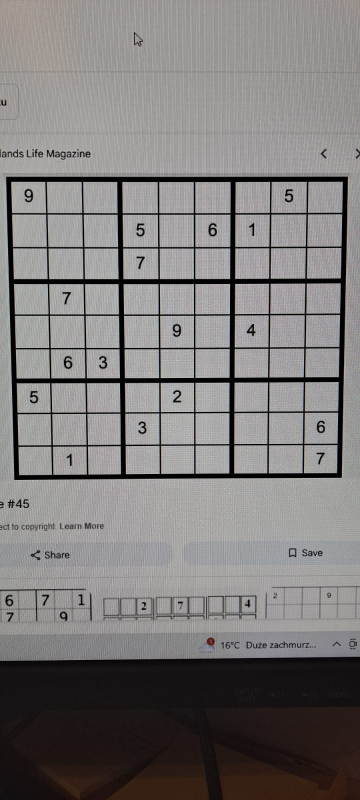
#> input picture dev_tools/data_utils/sudoku_digit_image_extractor/sudoku_images/sudoku_3.jpg, 720 x 1600 px, found by its file name (shown at 1/2 size); its folder holds only this picture in this run
$ python sudoku_digit_image_extractor.py
#> lines starting #> are read from the running program, lines starting #| are printed output that depends on the picture; after the words box and inside, x2 and y2 are one past the last pixel; in counts of white or black regions, pixels touching at a corner belong together
#> in process_images, original_image is the input picture: shape (1600, 720, 3); mean B, G, R 123.4, 124, 127.1
### modules/sudoku_image/step_1_image_preprocessor.py
# modules/sudoku_image/step_1_image_preprocessor.py
import cv2
import imutils
import numpy as np
from typing import Optional
from modules.debug import ImageCollector


class ImagePreprocessor:
    """
    Preprocesses a Sudoku image for board detection and digit extraction.

    Steps:
    - Resize the image for consistent processing
    - Convert to grayscale
    - Apply Gaussian blur
    - Apply adaptive thresholding

    Attributes:
        original_image (np.ndarray): Resized original image (BGR).
        gray (Optional[np.ndarray]): Grayscale version of the image.
        thresholded (Optional[np.ndarray]): Thresholded (binary) version of the image.
        image_collector (ImageCollector): ImageCollector instance for storing images.
    """

    def __init__(self, image: np.ndarray, image_collector: ImageCollector):
        """
        Initialize with a BGR image and image collector (must always be provided).

        Args:
            image (np.ndarray): The input BGR image.
            image_collector (ImageCollector): ImageCollector object (used for storing images).
        """
        self.image_collector: ImageCollector = image_collector
        self.original_image: np.ndarray = imutils.resize(image, width=600)
        self.gray: Optional[np.ndarray] = None
        self.thresholded: Optional[np.ndarray] = None

        self.image_collector.add_image("Original_Image", self.original_image)

    def preprocess(self) -> np.ndarray:
        """
        Perform grayscale conversion, blurring, and adaptive thresholding.

        Returns:
            np.ndarray: The thresholded binary image.
        """
        self.gray = cv2.cvtColor(self.original_image, cv2.COLOR_BGR2GRAY)
        blurred = cv2.GaussianBlur(self.gray, (7, 7), 3)
        self.thresholded = cv2.adaptiveThreshold(
            blurred, 255, cv2.ADAPTIVE_THRESH_GAUSSIAN_C,
            cv2.THRESH_BINARY, 11, 2
        )
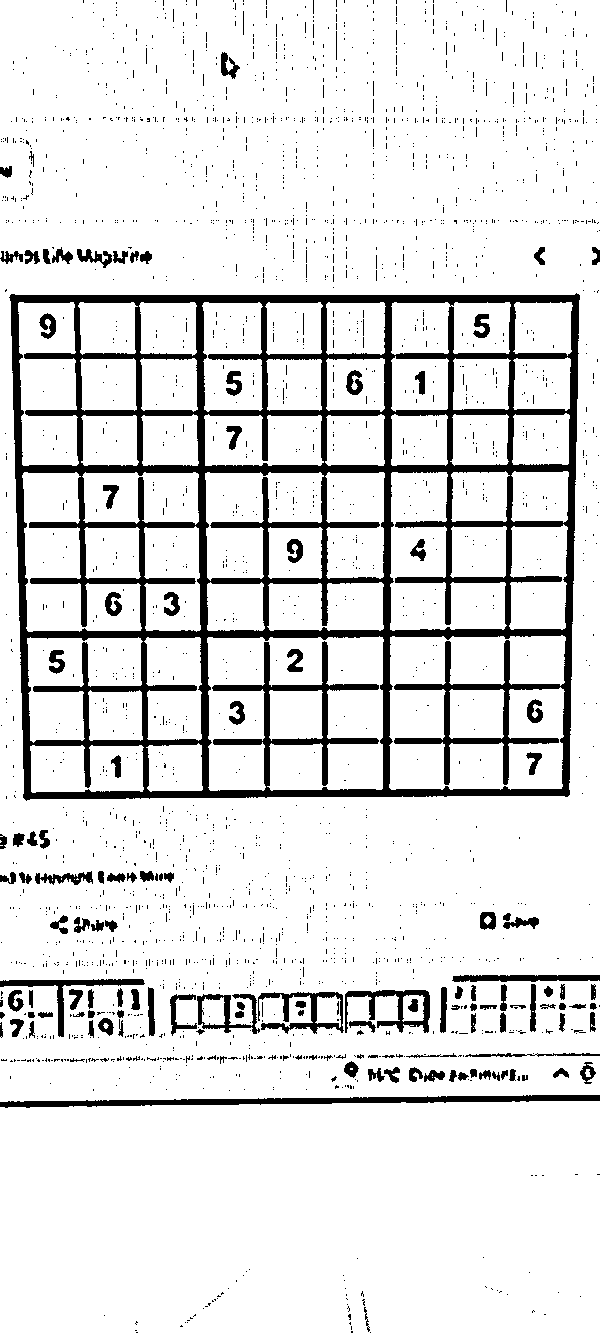
#> self.thresholded: shape (1333, 600); 88.4% white; 2485 black regions (2348 under 20 px)

        self.image_collector.add_image("Thresholded_Edges", self.thresholded)

        return self.thresholded

    # [26 lines left out: functions get_original, get_gray, get_thresholded, not called in this run]

### modules/sudoku_image/step_2_board_detector.py
# modules/sudoku_image/step_2_board_detector.py
import cv2
import imutils
import numpy as np
from imutils.perspective import four_point_transform
from typing import Optional
from modules.debug import ImageCollector

class BoardDetector:
    """
    Detects the Sudoku board in an image, including identifying contours, detecting the Sudoku grid,
    and warping the board to a top-down perspective.

    Attributes:
        original_image (np.ndarray): The original input image (BGR).
        thresholded (np.ndarray): The thresholded (binary) image used for contour detection.
        warped (Optional[np.ndarray]): The warped top-down perspective of the Sudoku board (optional).
        image_collector (ImageCollector): An instance of ImageCollector for storing debug images.
    """

    def __init__(self, original_image: np.ndarray, thresholded: np.ndarray, image_collector: ImageCollector):
        """
        Initialize the BoardDetector with the original image, thresholded image, and image collector.

        Args:
            original_image (np.ndarray): The input BGR image of the Sudoku puzzle.
            thresholded (np.ndarray): The thresholded (binary) image used for contour detection.
            image_collector (ImageCollector): The image collector instance used to store debug images.
        """
        self.original_image: np.ndarray = original_image
        self.thresholded: np.ndarray = thresholded
        self.image_collector: ImageCollector = image_collector
        self.warped: Optional[np.ndarray] = None

    def detect(self) -> np.ndarray:
        """
        Detect the Sudoku board from the thresholded image by identifying contours,
        sorting and filtering them based on size, and then applying a perspective
        transform to obtain a top-down view of the board.

        Returns:
            np.ndarray: The warped top-down perspective of the Sudoku board.
        """
        contours = cv2.findContours(self.thresholded.copy(), cv2.RETR_TREE, cv2.CHAIN_APPROX_SIMPLE)
#> contours = 2597 contours, 2355 with area under 20; largest, box (x1, y1, x2, y2) and area: (0, 0, 600, 1102) 653755, (8, 292, 581, 802) 280849, (0, 1101, 600, 1333) 136609, (207, 636, 384, 791) 19639, (389, 635, 566, 790) 19566
        contours = imutils.grab_contours(contours)
        contours = sorted(contours, key=cv2.contourArea, reverse=True)

        height, width = self.original_image.shape[:2]
#> height = 1600; width = 720
        min_area = 0.2 * height * width
#> min_area = 230400
        largest_contours = [cnt for cnt in contours if cv2.contourArea(cnt) > min_area]
#> largest_contours = 2 contours; box (x1, y1, x2, y2) and area: (0, 0, 600, 1102) 653755, (8, 292, 581, 802) 280849

        if not largest_contours:
            raise Exception("No large enough Sudoku grid found.")

        smallest_contour = min(largest_contours, key=cv2.contourArea)
#> smallest_contour = contour of 188 points, box (x1, y1, x2, y2) (8, 292, 581, 802), area 280849
        peri = cv2.arcLength(smallest_contour, True)
#> peri = 2170.5
        approx = cv2.approxPolyDP(smallest_contour, 0.02 * peri, True)
#> approx = [[580, 295], [567, 797], [22, 797], [11, 293]]

        if len(approx) != 4:
            raise Exception("Detected contour is not quadrilateral.")

        # Drawing the detected contour on the original image for visualization
        outline_img = self.original_image.copy()
        cv2.drawContours(outline_img, [approx], -1, (0, 255, 0), 2)
#> outline_img: shape (1600, 720, 3); 0.55% of pixels changed, all inside (x1, y1, x2, y2) = (10, 292, 582, 799)
        self.image_collector.add_image("Detected_Sudoku_Outline", outline_img)

        # Perform the perspective transformation
        warped = four_point_transform(cv2.cvtColor(self.original_image, cv2.COLOR_BGR2GRAY), approx.reshape(4, 2))
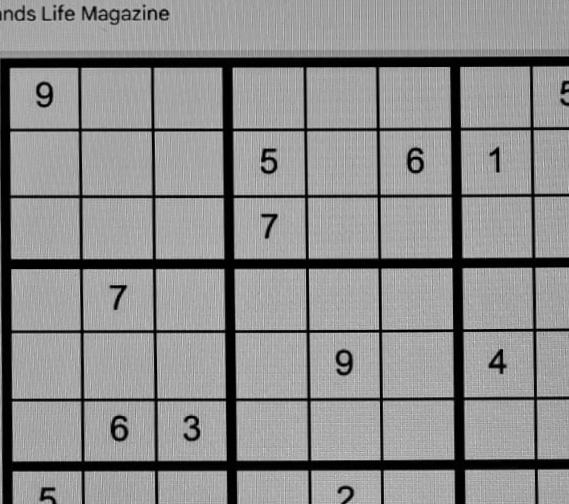
#> warped: shape (504, 569); min 0, max 215, mean 141.3
        self.warped = warped

        # Storing the warped board image
        self.image_collector.add_image("Warped_Sudoku_Board", self.warped)

        return self.warped

### modules/sudoku_image/step_3_digit_extractor.py
# modules/sudoku_image/step_3_digit_extractor.py
import cv2
import numpy as np
import imutils
from skimage.segmentation import clear_border
from typing import Optional
from modules.debug import ImageCollector
from modules.types import *

class DigitExtractor:
    """
    Extracts digits from a warped Sudoku board by detecting cells, segmenting digits,
    and collecting non-empty digits for further processing.

    Attributes:
        board (np.ndarray): The warped Sudoku board resized to (450, 450).
        image_collector (ImageCollector): An instance of ImageCollector for storing debug images.
    """

    def __init__(self, warped_board: np.ndarray, image_collector: ImageCollector):
        """
        Initializes the DigitExtractor with a warped Sudoku board and an image collector.

        Args:
            warped_board (np.ndarray): The input warped Sudoku board (grayscale).
            image_collector (ImageCollector): The image collector used to store images.
        """
        self.board: np.ndarray = cv2.resize(warped_board, (450, 450))
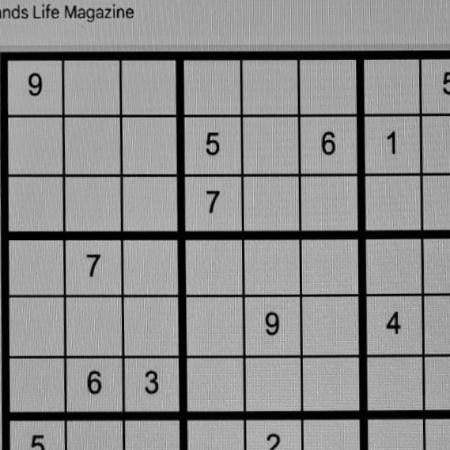
#> self.board: shape (450, 450); min 0, max 208, mean 141.1
        self.image_collector: ImageCollector = image_collector

    def split_into_cells(self, grid_size: int = 9) -> DigitGrid:
        """
        Splits the warped Sudoku board into smaller cells based on the grid size.

        Args:
            grid_size (int): The number of rows and columns in the Sudoku grid (default is 9).

        Returns:
            DigitGrid: A 9x9 grid where each element is a cell from the Sudoku grid.
        """
#> called with grid_size = 9
        rows = np.vsplit(self.board, grid_size)
#> rows = 9 items
        return [np.hsplit(row, grid_size) for row in rows]

    @staticmethod
    def extract_digit_image_from_cell(cell: np.ndarray) -> DigitImage:
        """
        Extracts a digit image from a given Sudoku cell by thresholding, clearing the borders,
        finding contours, and isolating the digit.

        Args:
            cell (np.ndarray): The image of a single Sudoku cell.

        Returns:
            DigitImage: The extracted digit as a binary image, or None if no digit is found.
        """
        thresh = cv2.threshold(cell, 0, 255, cv2.THRESH_BINARY_INV | cv2.THRESH_OTSU)[1]
        cleared = clear_border(thresh)

        contours = cv2.findContours(cleared.copy(), cv2.RETR_EXTERNAL, cv2.CHAIN_APPROX_SIMPLE)
        contours = imutils.grab_contours(contours)

        if len(contours) == 0:
            return None

        c = max(contours, key=cv2.contourArea)
        mask = np.zeros(cleared.shape, dtype="uint8")
        cv2.drawContours(mask, [c], -1, (255,), -1)

        (h, w) = cleared.shape
        percent_filled = cv2.countNonZero(mask) / float(w * h)

        if percent_filled < 0.01:
            return None

        digit_image = cv2.bitwise_and(cleared, cleared, mask=mask)
        return digit_image

    def extract_digit_images(self) -> DigitGrid:
        """
        Extracts all digit images from the Sudoku grid by processing each cell individually,
        resizing non-empty digit images to (32, 32), and collecting them for later use.

        Returns:
            DigitGrid: A 9x9 grid of digit images (or None for empty cells).
        """
        cells = self.split_into_cells()
#> cells = 9 items

        # Extract digit images and resize them to (32, 32)
        digit_images_grid: DigitGrid = []
        for row in cells:
            digit_image_row: DigitRow = []
            for cell in row:
                digit_image = self.extract_digit_image_from_cell(cell)
                if digit_image is not None:
                    digit_image = cv2.resize(digit_image, (32, 32))  # Resize to 32x32 right here
                digit_image_row.append(digit_image)
            digit_images_grid.append(digit_image_row)
#> this loop made 9 passes
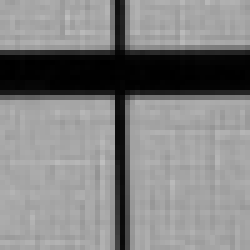
#> cell: shape (50, 50) (shown 5 times larger); min 0, max 190, mean 130.1
#> after the loop, digit_images_grid = 9 items

        # Visualize the digit images (already resized)
        self._visualize_digits(digit_images_grid)

        # Collect the resized digit images for later processing
        self.image_collector.collect_digit_cells(digit_images_grid)

        return digit_images_grid

    def _visualize_digits(self, digits: DigitGrid) -> None:
        """
        Constructs a visual representation of all extracted digit images by stitching them together
        into a single grid image, mimicking the Sudoku layout. The resulting image is added to the
        image collector for debugging purposes.

        Args:
            digits (DigitGrid): A 9x9 grid of extracted digit images, where each element is either
                                a (32x32) NumPy array or None for empty cells.
        """
        grid_image: Optional[np.ndarray] = None
        for row in digits:
            cells = [cell if cell is not None else np.zeros((32, 32), dtype="uint8") for cell in row]
            row_img = np.concatenate(cells, axis=1)
            grid_image = row_img if grid_image is None else np.concatenate([grid_image, row_img], axis=0)
#> this loop made 9 passes
#> pass 1, in _visualize_digits, `row_img = np.concatenate(cells, axis=1)`:
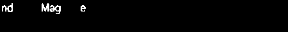
#> row_img: shape (32, 288); min 0, max 255, mean 4.6
#> after the loop:
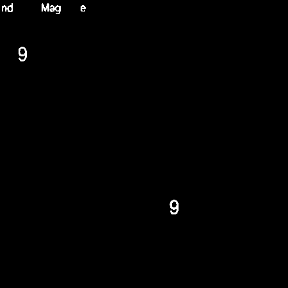
#> grid_image: shape (288, 288); min 0, max 255, mean 0.9
        self.image_collector.add_image("Extracted_Digits_Grid", grid_image)

### modules/debug.py
# modules/debug.py
import os
import cv2
import io
import numpy as np
from typing import Dict, List, Optional, Tuple
import logging


# Create a logger for this module
logger = logging.getLogger(__name__)


class ImageCollector:
    """
    Handles storing, displaying, and saving intermediate images during the Sudoku image processing pipeline.
    Useful for visualizing processing stages such as preprocessing, digit detection, and final output.
    """

    def __init__(self, output_dir: str = "debug_images") -> None:
        """
        Initializes the image collector, creating an output directory if it doesn't exist.

        Args:
            output_dir (str): Directory where debug images will be saved.
            logging_enabled (bool): Whether to print debug messages during collection.
        """
        self.output_dir: str = output_dir
        self.images: Dict[str, np.ndarray] = {}
        self.grid_image: Optional[np.ndarray] = None
        self.digit_cells: List[np.ndarray] = []

        if not os.path.exists(output_dir):
            os.makedirs(output_dir)

    def add_image(self, step_name: str, image: np.ndarray) -> None:
        """
        Store a debug image under a descriptive step name.

        Args:
            step_name (str): Descriptive name for the image.
            image (np.ndarray): Image to store.
        """
        self.images[step_name] = image

    # [109 lines left out: functions save_images, show_images, resize_images, display_images_in_grid, get_image_bytes, not called in this run]

    def collect_digit_cells(self, digits: List[List[Optional[np.ndarray]]]) -> None:
        """
        Collect all non-empty digit cell images (e.g., 32x32 grayscale) for training or inspection.

        Args:
            digits (List[List[Optional[np.ndarray]]]): 2D list of digit images or None.
        """
        for row in digits:
            for cell in row:
                if cell is not None:
                    if cell.shape != (32, 32):
                        logger.info(
                            f"[Warning] Invalid image shape: expected (32, 32), got {cell.shape}"
                        )
                    else:
                        self.digit_cells.append(cell.copy())
#> after the loop, self.digit_cells = 5 items

        if self.digit_cells:
            logger.info(f"Collected {len(self.digit_cells)} digit cell(s).")
        else:
            logger.info("No valid digit cells were collected.")

    # [6 lines left out: function reset, not called in this run]

### generate_model/sudoku_digit_image_extractor.py
import cv2
import os
from modules.debug import ImageCollector
from modules.sudoku_image.step_1_image_preprocessor import ImagePreprocessor
from modules.sudoku_image.step_2_board_detector import BoardDetector
from modules.sudoku_image.step_3_digit_extractor import DigitExtractor


class SudokuProcessor:
    def __init__(self, input_folder: str, output_folder: str):
        self.input_folder = input_folder
        self.output_folder = output_folder
        self.image_collector = ImageCollector()

        os.makedirs(self.output_folder, exist_ok=True)

    def process_images(self):
        """
        Process all images in the input folder by running the full image pipeline:
        1. Preprocessing
        2. Board Detection
        3. Digit Extraction
        """
        for filename in os.listdir(self.input_folder):
            img_path = os.path.join(self.input_folder, filename)
            if filename.endswith(('.jpg', '.png', '.jpeg')):
                print(f"Processing {filename}...")

                # Step 1: Image Preprocessing
                original_image = cv2.imread(img_path)
                preprocessor = ImagePreprocessor(original_image, self.image_collector)
                thresholded_image = preprocessor.preprocess()

                # Step 2: Board Detection
                board_detector = BoardDetector(original_image, thresholded_image, self.image_collector)
                warped_board = board_detector.detect()

                # Step 3: Digit Extraction
                digit_extractor = DigitExtractor(warped_board, self.image_collector)
                digit_images_grid = digit_extractor.extract_digit_images()
#> digit_images_grid = 9 items

                # Save digit images for manual labeling
                self.save_digit_images(digit_images_grid, filename)

    def save_digit_images(self, digit_images_grid, filename):
        """
        Save the extracted digit images directly into the output folder, no subfolders.

        Args:
            digit_images_grid: 9x9 grid of extracted digit images (or None for empty cells).
            filename: The name of the original image (used to make filenames unique).
        """
#> called with filename = 'sudoku_3.jpg'
        base_filename = os.path.splitext(filename)[0]

        counter = 1
        for row_idx, row in enumerate(digit_images_grid):
            for col_idx, cell in enumerate(row):
                if cell is not None:
                    # Create a unique filename
                    digit_filename = f"{base_filename}_{row_idx}_{col_idx}.png"
                    output_path = os.path.join(self.output_folder, digit_filename)

                    # Save the image
                    cv2.imwrite(output_path, cell)
                    counter += 1
#> this loop made 9 passes
#> pass 2, in save_digit_images, `cv2.imwrite(output_path, cell)`:
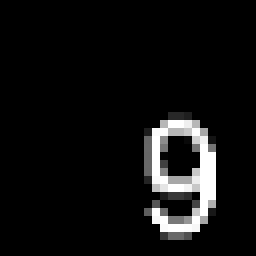
#> saved as sudoku_3_1_0.png: shape (32, 32) (shown 8 times larger); min 0, max 255, mean 16.1
#> after the loop, counter = 6


if __name__ == "__main__":
    input_folder = "sudoku_images"
    output_folder = "extracted_digit_images"

    processor = SudokuProcessor(input_folder, output_folder)
    processor.process_images()
